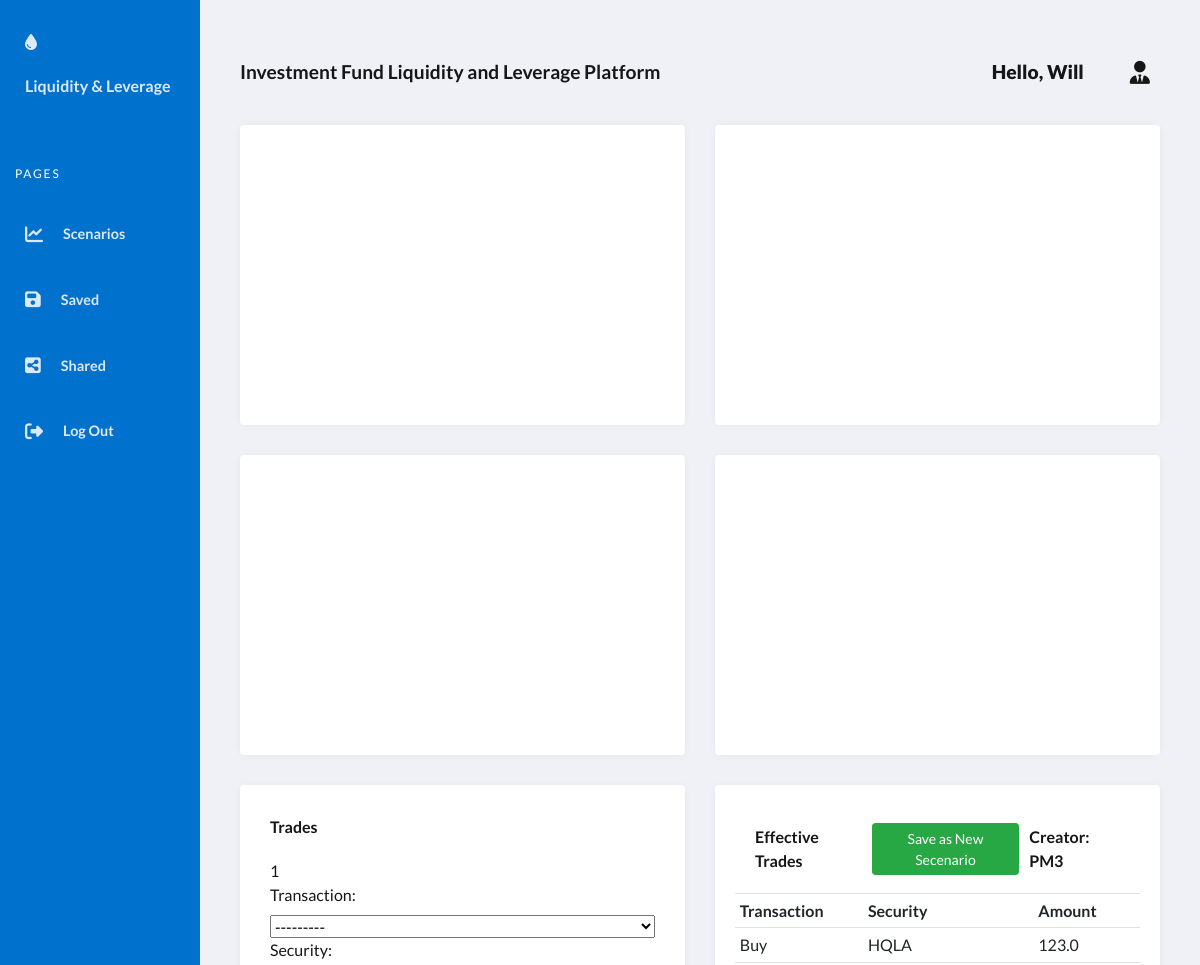
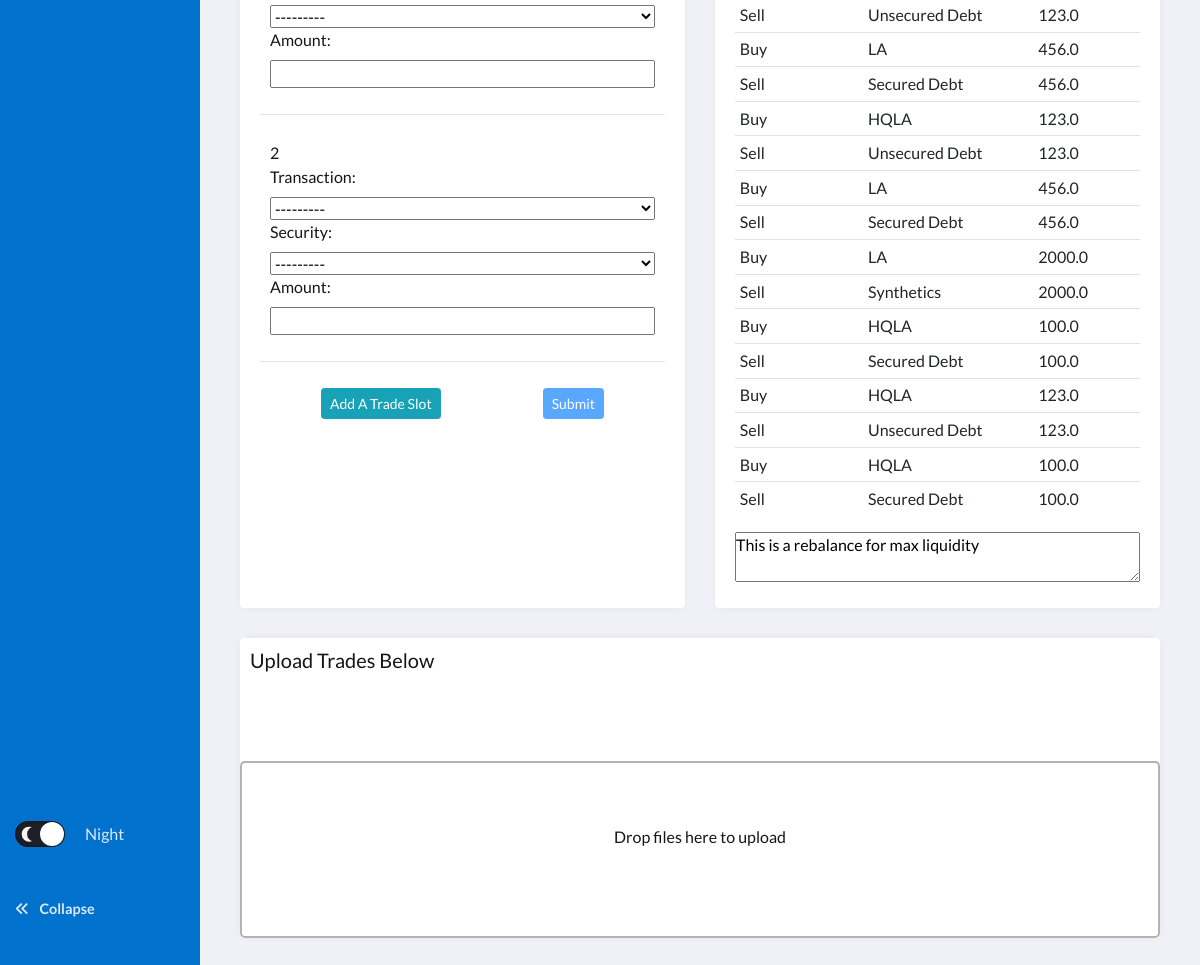
The app's page /?postid=45 (signed in) with its own data (2 pictures, top to bottom).
### fund/models.py (models this page shows, shortened)
class User(AbstractUser):
    pass

class Post(models.Model):
    user = models.ForeignKey(User, on_delete=models.CASCADE, related_name='post_user')
    content = models.CharField(max_length=6400)
    date_time = models.DateTimeField()
    like = models.ManyToManyField(User, blank=True, related_name='liking')
    trade = models.ManyToManyField(Trade, blank=True, related_name='trade_post')
    publish = models.BooleanField(default=False)

class Trade(models.Model):
    CODE = (
        ("Buy", "Buy"),
        ("Sell", "Sell")
    )
    CLASSIFICATION = (
        ("HQLA", "HQLA"),
        ("LA", "LA"),
        ("ILA", "ILA"),
        ("Secured Debt", "Secured Debt"),
        ("Unsecured Debt", "Unsecured Debt"),
        ("Synthetics", "Synthetics")
    )
    user = models.ForeignKey(User, on_delete=models.CASCADE, related_name='trade_user')
    transaction = models.CharField(max_length=50, choices=CODE)
    security = models.CharField(max_length=50, choices=CLASSIFICATION)
    amount = models.FloatField()

### fund/views.py (the view)
# urls.py: path("", views.scenarios, name="scenarios"),
def scenarios(request):
    add_trade_form = request.GET.get("add")
    postid = request.GET.get("postid")
    if add_trade_form is None:
        TradeFormSet = inlineformset_factory(User, Trade, fields=("transaction", "security", "amount"), can_delete = False, max_num=2)
    else:
        TradeFormSet = inlineformset_factory(User, Trade, fields=("transaction", "security", "amount"), can_delete = False, extra=int(add_trade_form)+1)
    userid = request.user.id
    if userid:
        user = User.objects.get(id=userid)
        if postid:
            post = Post.objects.get(id=postid)
            if post.publish == True:
                post.publish = "Unpublish"
            elif post.publish == False:
                post.publish = "Publish"
            if post.user == user:
                save_post = "Save Scenario Description"
            else:
                save_post = "Save as New Secenario"
            extrade = post.trade.all()
        else:
            extrade = Trade.objects.filter(user=user)
    else:
        extrade = []
    formset_empty = TradeFormSet()
    if (postid is None) or (userid is None):
        post = []
        save_post = "Save Scenario"
    if request.method == "POST":
        formset = TradeFormSet(request.POST, instance=user)
        if formset.is_valid():
            formset.save()
            trades = Trade.objects.filter(user=user)
            trades = trades.order_by("-id")[:int(request.POST['trade_user-TOTAL_FORMS'])]
            if postid:
                for trade in trades:
                    post.trade.add(trade)
                return redirect('/?postid={}'.format(postid))
        return redirect("scenarios")
    else:
        return render(request, "fund/scenarios.html", {
            "formset_empty":formset_empty,
            "extrade":extrade,
            "post":post,
            "save_post": save_post
            })

### fund/templates/fund/scenarios.html (shortened to what this page needs)
{% extends "fund/main_page.html" %}
{% load static %}
{% block content %}
<div id="scenarios-view">
    <section class="grid">
        <article class="grid-chart">
            <div class="grid-cell">
                <div id="hisTrend"></div>
            </div>
        </article>
        <article class="grid-chart">
            <div class="grid-cell">
                <div id="assetComp"></div>
            </div>
        </article>
        <article class="grid-chart">
            <div class="grid-cell">
                <div id="liqImpact"></div>
            </div>
        </article>
        <article class="grid-chart">
            <div class="grid-cell">
                <div id="levImpact"></div>
            </div>
        </article>
        <article class="grid-group">
            <div class="grid-cell">
                <div class="trade-form-wrapper">
                    <div class="trade-form">Trades</div>
                        <form id="form" class="form" action="{% url 'scenarios' %}" method="POST">
                            {% for form in formset_empty %}
                                <div class="formset">
                                    <aside id="num_forms"> {{ forloop.counter }}</aside>
                                    {{form}}
                                </div>
                                <hr>
                            {% endfor %}
                            <div id="button-wrapper">
                                <a id="add_form" href="#" class="btn btn-sm btn-info" name="Add">Add A Trade Slot</a>
                                <input id="submit-form" type="submit" class="btn btn-sm btn-primary" name="Submit">
                            </div>
                        </form>
                </div>
            </div>
        </article>
        <article class="grid-group">
            <div class="grid-cell">
                <div class="effective-trades">
                    <div id="button-wrapper-header">
                        <div>Effective Trades</div>
                        <a id="save-post" href="#" class="btn btn-sm btn-success" name="save-post">{{ save_post }}</a>
                        <div hidden id="post_user">Creator: {{ post.user }}</div>
                    </div>
                    <table class="table table-sm">
                        <tr>
                            <th>Transaction</th>
                            <th>Security</th>
                            <th>Amount</th>
                            <th>
                            </th>
                        </tr>
                        {% for trade in extrade %}
                        <tr>
                            <td>{{trade.transaction}}</td>
                            <td>{{trade.security}}</td>
                            <td>{{trade.amount}}</td>
                            <td>
                            </td>
                        </tr>
                        {% endfor %}
                    </table>
                    <textarea id="scenario_content" placeholder="Enter description for the scenario">{{ post.content }}</textarea>
                </div>
            </div>
        </article>
        <article class="grid-chart">
            <h5>Upload Trades Below</h5>
            <div id="alert-box"></div>
            <form id="my-dropzone" class="dropzone">
            </form>
        </article>
    </section>
</div>
{% endblock %}

### fund/templates/fund/main_page.html (shortened to what this page needs)
{% load static %}
<!DOCTYPE html>
<html lang="en">
    <head>
        <link rel="stylesheet" href="https://stackpath.bootstrapcdn.com/bootstrap/4.3.1/css/bootstrap.min.css">
        <link rel="stylesheet" href="{% static 'fund/styles.css' %}">
        <link rel="stylesheet" href="{% static 'fund/dropzone.css' %}">
    </head>
    <body>
        <header class="page-header">
            <nav>
                <a href="#0" class="logo">
                <div width="140" height="49">
                    <i class="fas fa-tint"></i>
                </div>
                <span class="title">Liquidity & Leverage</span>
                </a>
                <ul class="admin-menu">
                <li class="menu-heading">
                    <h3>Pages</h3>
                </li>
                <li>
                    <a id="scenarios" class="nav-link" href={% url 'scenarios' %}>
                        <div>
                        </div>
                        <span>Scenarios</span>
                </li>
                <li>
                    <a class="nav-link" href="{% url 'saved' %}">
                    <div>
                    </div>
                    <span>Saved</span>
                    </a>
                </li>
                <li>
                    <a class="nav-link" href="{% url 'shared' %}">
                    <div>
                    </div>
                    <span>Shared</span>
                    </a>
                </li>
                {% if user.is_authenticated %}
                    <li class="nav-item">
                        <a class="nav-link" href="{% url 'logout' %}">
                        <div>
                        </div>
                        <span>Log Out</span>
                        </a>
                    </li>
                {% endif %}
                <li>
                    <div class="switch">
                        <label for="mode">
                            <span></span>
                            <span>Night</span>
                        </label>
                    </div>
                    <button class="collapse-btn" aria-expanded="true" aria-label="collapse menu">
                    <section aria-hidden="true">
                        <i class="fas fa-angle-double-left"></i>
                    </section>
                    <span>Collapse</span>
                    </button>
                </li>
                </ul>
            </nav>
        </header>
        <section class="page-content">
            <section class="title-and-user">
                <div>Investment Fund Liquidity and Leverage Platform</div>
                <div class="admin-profile">
                <span class="greeting">
                    {% if user.is_authenticated %}
                            <a class="nav-link" href="#"><strong id="username">Hello, {{ user.username }}</strong></a>
                    {% endif %}
                </span>
                <div class="notifications">
                    <i class="fas fa-user-tie"></i>
                </div>
                </div>
            </section>
            {% block content %}
            {% endblock %}
        </section>
    </body>
</html>

### fund/static/fund/dropzone.css (style rules this page uses)
.dropzone, .dropzone * { box-sizing: border-box; }
.dropzone { min-height: 150px; border: 2px solid rgba(0, 0, 0, 0.3); background: white; padding: 20px 20px; }
.dropzone.dz-clickable { cursor: pointer; }

### records on screen
User: username "Will"
Post: user "PM3", content "This is a rebalance for max liquidity"
Trade: transaction "Buy", security "HQLA", amount "123.0"
Trade: transaction "Sell", security "Unsecured Debt", amount "123.0"
Trade: transaction "Buy", security "LA", amount "456.0"
Trade: transaction "Sell", security "Secured Debt", amount "456.0"
Trade: transaction "Buy", security "HQLA", amount "123.0"
Trade: transaction "Sell", security "Unsecured Debt", amount "123.0"
Trade: transaction "Buy", security "LA", amount "456.0"
Trade: transaction "Sell", security "Secured Debt", amount "456.0"
Trade: transaction "Buy", security "LA", amount "2000.0"
Trade: transaction "Sell", security "Synthetics", amount "2000.0"
Trade: transaction "Buy", security "HQLA", amount "100.0"
Trade: transaction "Sell", security "Secured Debt", amount "100.0"
Trade: transaction "Buy", security "HQLA", amount "123.0"
Trade: transaction "Sell", security "Unsecured Debt", amount "123.0"
Trade: transaction "Buy", security "HQLA", amount "100.0"
Trade: transaction "Sell", security "Secured Debt", amount "100.0"

### other values on screen
{{ save_post }} "Save as New Secenario"
